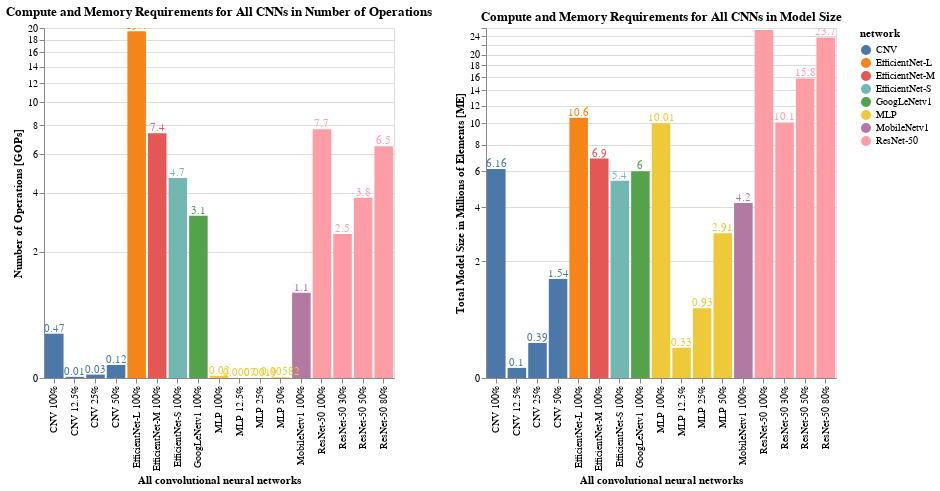

The cell this chart's notebook holds for it:
### Markdown cell above
We created bar charts to better illustrate compute and memory requirements for all CNNs from the previous table in an interactive and easy way.

### Code cell
#hide_input
%run scripts/altair_plots # sun the script which has the function to create the bar charts - if it hasn't been run yet
get_compute_memory_cnn_chart(csv_file= 'data/cnn_topologies_compute_memory_requirements.csv')

### Figure 1 — Vega-Lite specification as saved in the notebook (floating-point values rounded to 4 significant figures)
{"config": {"view": {"continuousWidth": 400, "continuousHeight": 300}}, "hconcat": [{"layer": [{"mark": "bar", "encoding": {"color": {"type": "nominal", "field": "network"}, "x": {"type": "nominal", "field": " ", "title": "All convolutional neural networks"}, "y": {"type": "quantitative", "field": "Total OPs", "scale": {"type": "symlog"}, "title": "Number of Operations [GOPs]"}}, "selection": {"selector001": {"type": "interval", "bind": "scales", "encodings": ["x", "y"]}}}, {"mark": {"type": "text", "dy": -5}, "encoding": {"color": {"type": "nominal", "field": "network"}, "text": {"type": "quantitative", "field": "Total OPs"}, "x": {"type": "nominal", "field": " ", "title": "All convolutional neural networks"}, "y": {"type": "quantitative", "field": "Total OPs", "scale": {"type": "symlog"}, "title": "Number of Operations [GOPs]"}}}], "height": 350, "title": "Compute and Memory Requirements for All CNNs in Number of Operations", "width": 350}, {"layer": [{"mark": "bar", "encoding": {"color": {"type": "nominal", "field": "network"}, "x": {"type": "nominal", "field": " ", "title": "All convolutional neural networks"}, "y": {"type": "quantitative", "field": "Total Model Size", "scale": {"type": "symlog"}, "title": "Total Model Size in Millions of Elements [ME]"}}, "selection": {"selector002": {"type": "interval", "bind": "scales", "encodings": ["x", "y"]}}}, {"mark": {"type": "text", "dy": -5}, "encoding": {"color": {"type": "nominal", "field": "network"}, "text": {"type": "quantitative", "field": "Total Model Size"}, "x": {"type": "nominal", "field": " ", "title": "All convolutional neural networks"}, "y": {"type": "quantitative", "field": "Total Model Size", "scale": {"type": "symlog"}, "title": "Total Model Size in Millions of Elements [ME]"}}}], "height": 350, "title": "Compute and Memory Requirements for All CNNs in Model Size", "width": 350}], "data": {"name": "data-3d515f21b69eaca0e957522f789d21c6"}, "$schema": "https://vega.github.io/schema/vega-lite/v4.8.1.json", "datasets": {"data-3d515f21b69eaca0e957522f789d21c6": [{" ": "GoogLeNetv1 100%", "Total OPs": "3.1", "Total Model Size": "6", "OI (INT2)": "2093.97", "OI (INT4)": "1046.99", "OI (INT8)": "523.49", "OI (FP16)": "261.75", "OI (FP32)": "130.87", "network": "GoogLeNetv1"}, {" ": "MobileNetv1 100%", "Total OPs": "1.1", "Total Model Size": "4.2", "OI (INT2)": "1075.47", "OI (INT4)": "537.74", "OI (INT8)": "268.87", "OI (FP16)": "134.43", "OI (FP32)": "67.22", "network": "MobileNetv1"}, {" ": "ResNet-50 100%", "Total OPs": "7.7", "Total Model Size": "25.5", "OI (INT2)": "1210.84", "OI (INT4)": "605.42", "OI (INT8)": "302.71", "OI (FP16)": "151.36", "OI (FP32)": "75.68", "network": "ResNet-50"}, {" ": "ResNet-50 80%", "Total OPs": "6.5", "Total Model Size": "23.7", "OI (INT2)": "1086.59", "OI (INT4)": "543.3", "OI (INT8)": "271.65", "OI (FP16)": "135.82", "OI (FP32)": "67.91", "network": "ResNet-50"}, {" ": "ResNet-50 50%", "Total OPs": "3.8", "Total Model Size": "15.8", "OI (INT2)": "949.85", "OI (INT4)": "474.93", "OI (INT8)": "237.46", "OI (FP16)": "118.73", "OI (FP32)": "59.37", "network": "ResNet-50"}, {" ": "ResNet-50 30%", "Total OPs": "2.5", "Total Model Size": "10.1", "OI (INT2)": "970.16", "OI (INT4)": "485.08", "OI (INT8)": "242.54", "OI (FP16)": "121.27", "OI (FP32)": "60.64", "network": "ResNet-50"}, {" ": "EfficientNet-S 100%", "Total OPs": "4.7", "Total Model Size": "5.4", "OI (INT2)": "3481.48", "OI (INT4)": "1740.74", "OI (INT8)": "870.37", "OI (FP16)": "435.18", "OI (FP32)": "217.59", "network": "EfficientNet-S"}, {" ": "EfficientNet-M 100%", "Total OPs": "7.4", "Total Model Size": "6.9", "OI (INT2)": "4289.86", "OI (INT4)": "2144.93", "OI (INT8)": "1072.46", "OI (FP16)": "536.23", "OI (FP32)": "268.12", "network": "EfficientNet-M"}, {" ": "EfficientNet-L 100%", "Total OPs": "19.4", "Total Model Size": "10.6", "OI (INT2)": "7313.21", "OI (INT4)": "3656.6", "OI (INT8)": "1828.3", "OI (FP16)": "914.15", "OI (FP32)": "457.08", "network": "EfficientNet-L"}, {" ": "CNV 100%", "Total OPs": "0.47", "Total Model Size": "6.16", "OI (INT2)": "304.95", "OI (INT4)": "152.48", "OI (INT8)": "76.24", "OI (FP16)": "38.12", "OI (FP32)": "19.06", "network": "CNV"}, {" ": "CNV 50%", "Total OPs": "0.12", "Total Model Size": "1.54", "OI (INT2)": "308.32", "OI (INT4)": "154.16", "OI (INT8)": "77.08", "OI (FP16)": "38.54", "OI (FP32)": "19.27", "network": "CNV"}, {" ": "CNV 25%", "Total OPs": "0.03", "Total Model Size": "0.39", "OI (INT2)": "315.01", "OI (INT4)": "157.51", "OI (INT8)": "78.75", "OI (FP16)": "39.38", "OI (FP32)": "19.69", "network": "CNV"}, {" ": "CNV 12.5%", "Total OPs": "0.01", "Total Model Size": "0.1", "OI (INT2)": "332.61", "OI (INT4)": "166.3", "OI (INT8)": "83.15", "OI (FP16)": "41.58", "OI (FP32)": "20.79", "network": "CNV"}, {" ": "MLP 100%", "Total OPs": "0.02", "Total Model Size": "10.01", "OI (INT2)": "8", "OI (INT4)": "4", "OI (INT8)": "2", "OI (FP16)": "1", "OI (FP32)": "0.5", "network": "MLP"}, {" ": "MLP 50%", "Total OPs": "0.00582", "Total Model Size": "2.91", "OI (INT2)": "8", "OI (INT4)": "4", "OI (INT8)": "2", "OI (FP16)": "1", "OI (FP32)": "0.5", "network": "MLP"}, {" ": "MLP 25%", "Total OPs": "0.0019", "Total Model Size": "0.93", "OI (INT2)": "8", "OI (INT4)": "4", "OI (INT8)": "2", "OI (FP16)": "1", "OI (FP32)": "0.5", "network": "MLP"}, {" ": "MLP 12.5%", "Total OPs": "0.0007", "Total Model Size": "0.33", "OI (INT2)": "8", "OI (INT4)": "4", "OI (INT8)": "2", "OI (FP16)": "1", "OI (FP32)": "0.5", "network": "MLP"}]}}
